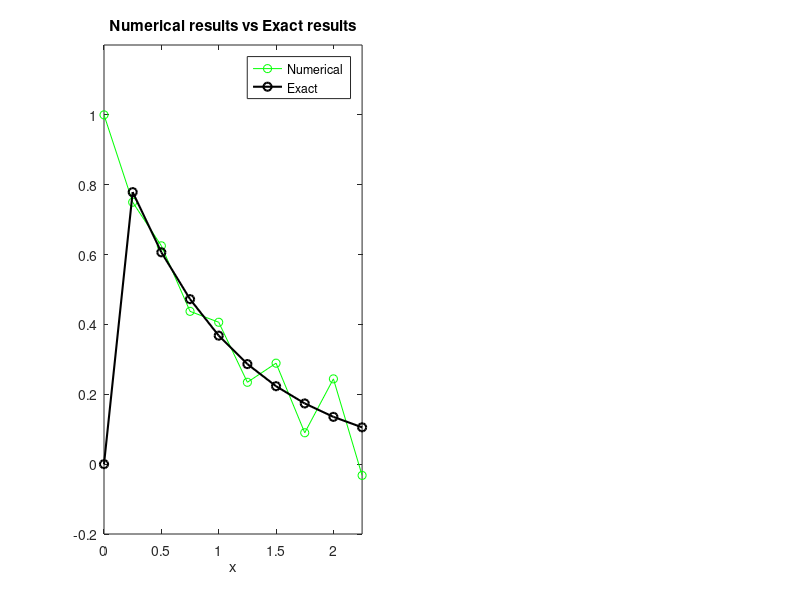

Recreate this plot in MATLAB. (Note: this script raises an error after producing the figure.)
%% MATH7003-00: Assignment #2, 2019310290 Sangman Jung
clear,clc

% parameters, initial conditions
h = 0.25; % step size
x = 0:0.25:2.25;
lambda = -1; % parameter. the case of lambda < 0
y(1) = 1; % initial condition
y(2) = y(1)+h*lambda*y(1); % obtained using Euler's method

% general solution of midpoint scheme
r_0 = h*lambda + sqrt(1+h^2*lambda^2); % root r0
r_1 = h*lambda - sqrt(1+h^2*lambda^2); % root r1
beta_0 = (y(2)-r_1*y(1))/(r_0-r_1); % coefficient beta0
beta_1 = (y(1)*r_0-y(2))/(r_0-r_1);% coefficient beta1

% Midpoint method for the equation { y' = lambda*y , y(0) = 1 }
fprintf("Table 6.6  Example 1 of midpoint method instability\n");
fprintf("----------------------------------------------------\n");
fprintf("|   x_{n}   |   y_{n}   |   Y(x_{n})   |   Error   |\n");
fprintf("----------------------------------------------------\n");
for n = 2:length(x)
    y(n+1) = y(n-1)+2*h*lambda*y(n); % midpoint method
    Y(n) = exp(-x(n)); % exact solution of y'
    Error(n) = Y(n)-y(n);
    fprintf('     %1.2f       %1.4f       %1.4f       %1.4f    \n',...
        [x(n) y(n) Y(n) Error(n)]);
end
fprintf("----------------------------------------------------\n");

% Parasitic solution of the midpoint method
fprintf('\n  *** Parasitic solution of the midpoint method ***\n');
fprintf("----------------------------------------------------\n");
for n = 1:length(x)
    para_sol(n) = beta_1*r_1^n;
    fprintf('  x_{n} = %1.2f  and  beta_{1}*r_{1}^(%1d) = %1.4f\n',[x(n) n para_sol(n)]);
end
fprintf("----------------------------------------------------\n");

% Graphs
subplot(1,2,1)
plot(x,y(1:10),'g-o',x,Y,'k-o','LineWidth',1.5);
xlim([0 x(end)]);ylim([-0.2 1.2]);
xlabel('x');
legend('Numerical','Exact');
title('Numerical results vs Exact results');
tt = get(gca,'title');
tt.FontWeight = 'bold';
% grid on
subplot(1,2,2)
plot(x,para_sol,'r-o',x,Error,'b-o','LineWidth',1.5);
xlim([0 x(end)]);ylim([-0.2 0.2]);
xlabel('x');
legend('Parasitic','Error');
title('Parasitic solution vs Error');
tt = get(gca,'title');
tt.FontWeight = 'bold';
% grid on